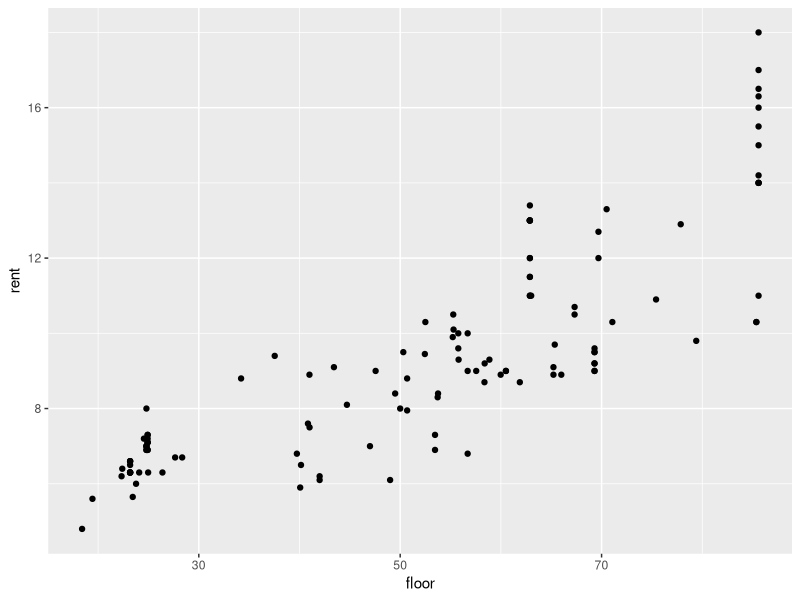
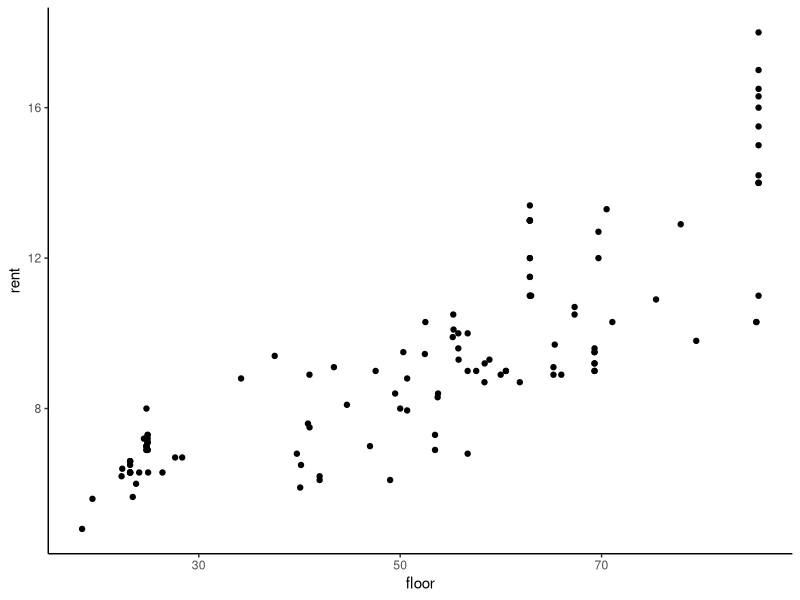

The R script that drew these images, in order:
#######################
#散布図の作成・ヒストグラム
#######################
library(tidyverse)

# データの読み込み
dataf <-readr::read_csv("rent-shonandai96-04.csv")

g_point1 <-ggplot(data=dataf, aes(x=floor, y=rent))+
  geom_point()
g_point1

# 背景を白にする
g_point2 <-ggplot(data=dataf, aes(x=floor, y=rent))+
  geom_point() + theme_classic()
g_point2
